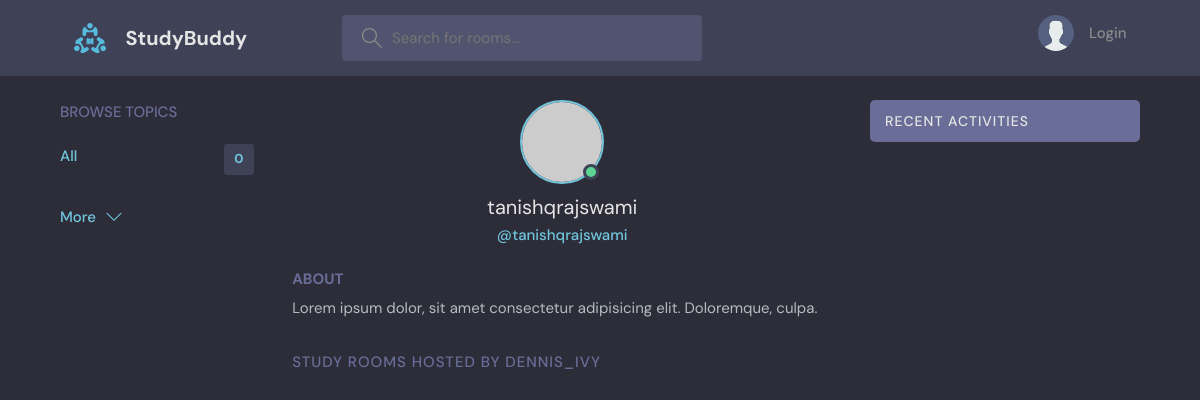
/profile/1/, run on an earlier commit of the app's database.
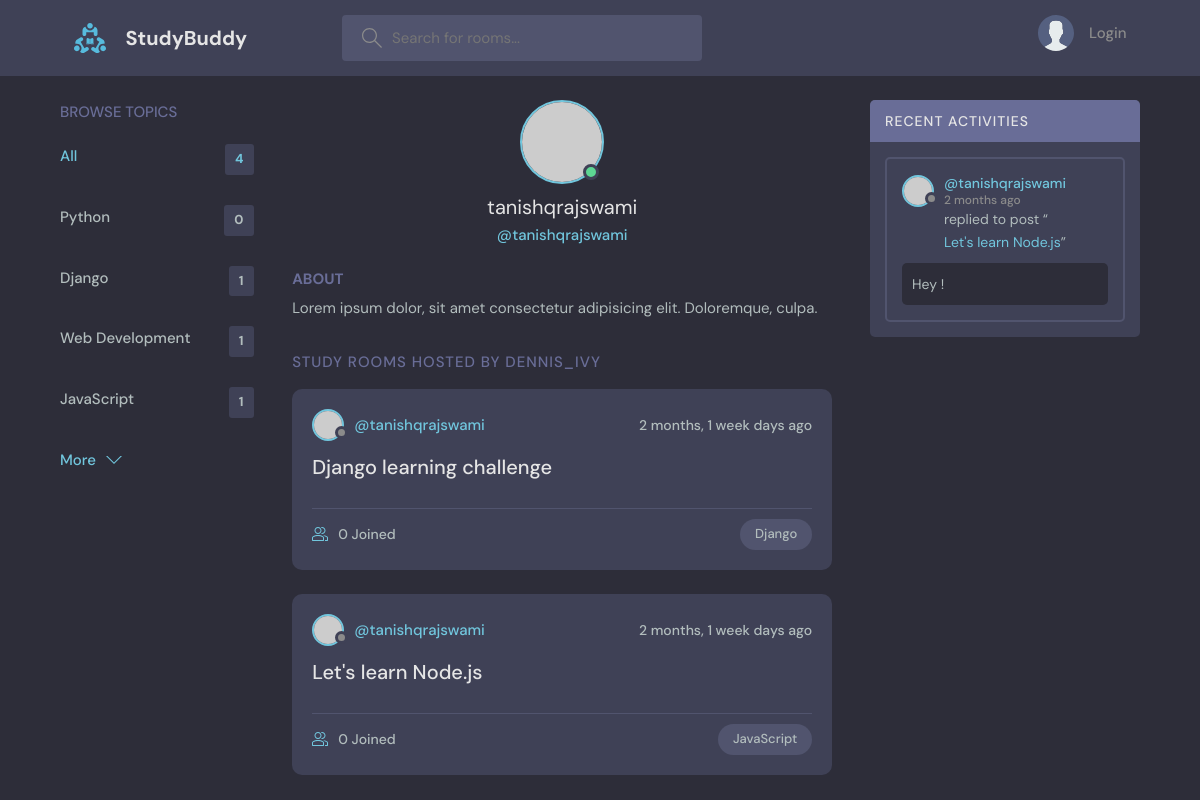
And on a later commit of the database.
### base/models.py (models this page shows, shortened)
class Topic(models.Model):
    name = models.CharField(max_length = 200)

class Room(models.Model):
    host = models.ForeignKey(User, on_delete = models.SET_NULL, null = True)
    topic = models.ForeignKey(Topic, on_delete = models.SET_NULL, null = True)
    name = models.CharField(max_length = 200)
    participants = models.ManyToManyField(User, related_name='participants', blank=True)
    description = models.TextField(null = True, blank = True)
    updated = models.DateTimeField(auto_now = True)
    created = models.DateTimeField(auto_now_add = True)
    class Meta:
        ordering = ['-updated', '-created']
    def __str__(self):
        return self.name

class Message(models.Model):
    user = models.ForeignKey(User, on_delete = models.CASCADE)
    room = models.ForeignKey(Room, on_delete = models.CASCADE)
    body = models.TextField()
    updated = models.DateTimeField(auto_now = True)
    created = models.DateTimeField(auto_now_add = True)
    class Meta:
        ordering = ['-updated', '-created']

### base/views.py (the view)
# urls.py: path('profile/<str:pk>/', views.userProfile, name = "user-profile"),
def userProfile(request, pk):
    user = User.objects.get(id = pk)
    rooms = user.room_set.all()
    room_messages = user.message_set.all()
    topics = Topic.objects.all()
    context = {'user':user, 'rooms':rooms, 'room_messages':room_messages, 'topics':topics}
    return render(request, 'base/profile.html', context)

### base/templates/base/profile.html (shortened to what this page needs)
{% extends 'main.html' %}
{% block content %}
<main class="profile-page layout layout--3">
  <div class="container">
    {% include 'base/topics_component.html' %}
    <div class="roomList">
      <div class="profile">
        <div class="profile__avatar">
          <div class="avatar avatar--large active">
            <img src="https://randomuser.me/api/portraits/men/11.jpg" />
          </div>
        </div>
        <div class="profile__info">
          <h3>{{user.username}}</h3>
          <p>@{{user.username}}</p>
        </div>
        <div class="profile__about">
          <h3>About</h3>
          <p>Lorem ipsum dolor, sit amet consectetur adipisicing elit. Doloremque, culpa.</p>
        </div>
      </div>
      <div class="roomList__header">
        <div>
          <h2>Study Rooms Hosted by dennis_ivy</a>
          </h2>
        </div>
      </div>
      {% include 'base/feed_component.html' %}
    </div>
    {% include 'base/activity_component.html' %}
  </div>
</main>
{% endblock %}

### base/templates/base/topics_component.html
<div class="topics">
  <div class="topics__header">
    <h2>Browse Topics</h2>
  </div>
  <ul class="topics__list">
    <li>
      <a href="{% url 'home' %}" class="active">All <span>{{topics.count}}</span></a>
    </li>
    {% for topic in topics %}
    <li>
      <a href="{% url 'home'%}?q={{topic.name}}">{{topic.name}} <span>{{topic.room_set.all.count}}</span></a>
    </li>
    {% endfor %}
  </ul>
  <a class="btn btn--link" href="{% url 'topics' %}">
    More
    <svg version="1.1" xmlns="http://www.w3.org/2000/svg" width="32" height="32" viewBox="0 0 32 32">
      <title>chevron-down</title>
      <path d="M16 21l-13-13h-3l16 16 16-16h-3l-13 13z"></path>
    </svg>
  </a>
</div>

### base/templates/base/feed_component.html (shortened to what this page needs)
{% for room in rooms %}
<div class="roomListRoom">
    <div class="roomListRoom__header">
      <a href="{% url 'user-profile' room.host.id %}" class="roomListRoom__author">
        <div class="avatar avatar--small">
          <img src="https://randomuser.me/api/portraits/women/11.jpg" />
        </div>
        <span>@{{room.host.username}}</span>
      </a>
      <div class="roomListRoom__actions">
        <span>{{room.created|timesince}} days ago</span>
      </div>
    </div>
    <div class="roomListRoom__content">
      <a href="{% url 'room' room.id %}">{{room.name}}</a>
    </div>
    <div class="roomListRoom__meta">
      <a href="{% url 'room' room.id %}" class="roomListRoom__joined">
        {{room.participants.all.count}} Joined
      </a>
      <p class="roomListRoom__topic">{{room.topic.name}}</p>
    </div>
  </div>
{% endfor %}

### base/templates/base/activity_component.html (shortened to what this page needs)
<div class="activities">
    <div class="activities__header">
      <h2>Recent Activities</h2>
    </div>
    {% for message in room_messages %}
    <div class="activities__box">
      <div class="activities__boxHeader roomListRoom__header">
        <a href="{% url 'user-profile' message.user.id %}" class="roomListRoom__author">
          <div class="avatar avatar--small">
            <img src="https://randomuser.me/api/portraits/women/11.jpg" />
          </div>
          <p>
            @{{message.user}}
            <span>{{message.created|timesince}} ago</span>
          </p>
        </a>
      </div>
      <div class="activities__boxContent">
        <p>replied to post “<a href="{% url 'room' message.room.id %}">{{message.room}}</a>”</p>
        <div class="activities__boxRoomContent">
          {{message.body}}
        </div>
      </div>
    </div>
    {% endfor %}
  </div>

What changed in the data, as far as the page shows it:
added Topic: name "Python", room_set.all.count "0"
added Topic: name "Django", room_set.all.count "1"
added Topic: name "Web Development", room_set.all.count "1"
added Topic: name "JavaScript", room_set.all.count "1"
now on this page (row edited): Room: host.username "tanishqrajswami", created "2 months, 1 week", name "Django learning challenge", participants.all.count "0", topic.name "Django"
now on this page (row edited): Room: host.username "tanishqrajswami", created "2 months, 1 week", name "Let's learn Node.js", participants.all.count "0", topic.name "JavaScript"
added Message: user "tanishqrajswami", created "2 months", room "Let's learn Node.js", body "Hey !"
Also different on the page:
{{ topics.count }}: "0" → "4"
